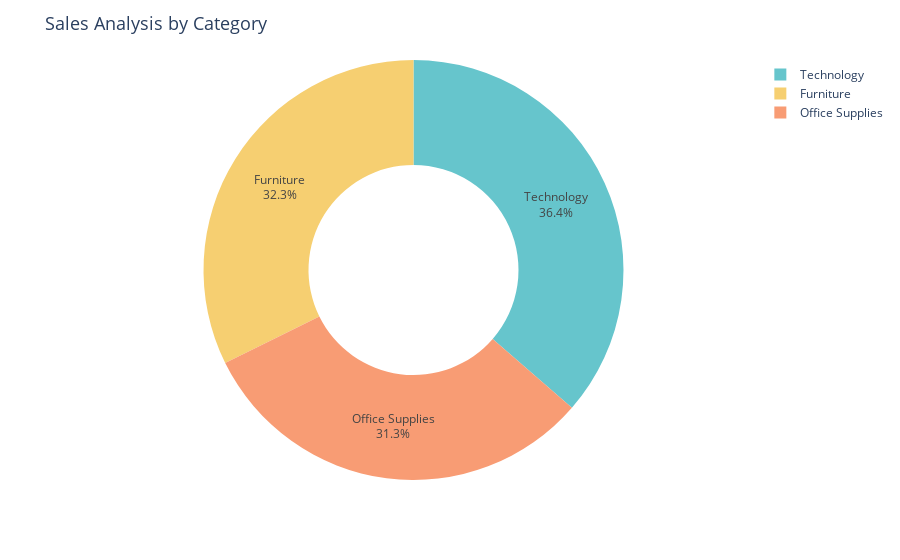

Notebook cell for this chart:
### Markdown cell above
# ***Sales Analysis by Category***

### Code cell
sales_by_category = dataframe.groupby('Category')['Sales'].sum().reset_index()
fig = px.pie(sales_by_category,values='Sales',names='Category',hole=0.5,color_discrete_sequence=px.colors.qualitative.Pastel)
fig.update_traces(textposition='inside',textinfo='percent+label')
fig.update_layout(title_text='Sales Analysis by Category', title_font=dict(size=18))
fig.show()

### Figure 1 — Plotly figure (JSON) as saved in the notebook; plotly's stock layout.template omitted (floating-point values rounded to 4 significant figures)
{"data": [{"domain": {"x": [0, 1], "y": [0, 1]}, "hole": 0.5, "hovertemplate": "Category=%{label}<br>Sales=%{value}<extra></extra>", "labels": ["Furniture", "Office Supplies", "Technology"], "legendgroup": "", "name": "", "showlegend": true, "textinfo": "percent+label", "textposition": "inside", "type": "pie", "values": [742000.0, 719000.0, 836200.0]}], "layout": {"legend": {"tracegroupgap": 0}, "margin": {"t": 60}, "piecolorway": ["rgb(102, 197, 204)", "rgb(246, 207, 113)", "rgb(248, 156, 116)", "rgb(220, 176, 242)", "rgb(135, 197, 95)", "rgb(158, 185, 243)", "rgb(254, 136, 177)", "rgb(201, 219, 116)", "rgb(139, 224, 164)", "rgb(180, 151, 231)", "rgb(179, 179, 179)"], "title": {"font": {"size": 18}, "text": "Sales Analysis by Category"}}}
